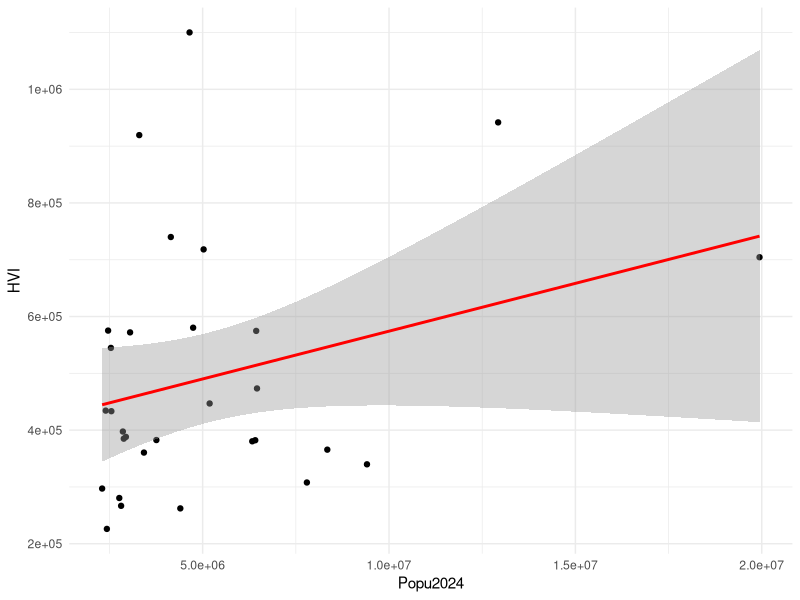

This figure's R source:
## ---- chunk 1
knitr::opts_chunk$set(echo = TRUE)
## ---- chunk 2
library('tidyverse')
library('ggplot2') # the major package for visualization in R
## ---- chunk 3
hvi <- read_csv("zillow_hvi_msa.csv")
## ---- chunk 4
hvi <- read_csv("zillow_hvi_msa.csv",
  col_types = cols(
    RegionName = col_character(),
    StateName  = col_character(),
    RegionID   = col_double(),
    Popu2024   = col_number(),
    .default   = col_double()   # for other columns
  )
)
head(hvi, 3)
## ---- chunk 5
head(hvi, 3)
## ---- chunk 6
hvi_tidy <- hvi %>%
  pivot_longer( # using `pivot_longer` to reshape wide → long
    cols = -c("RegionID", "RegionName", "Popu2024", "StateName"), # keep these 4 as identifier variables (don’t pivot them)
    names_to = "Date",  # old column names (like "1/31/00") become a new column called Date                 
    values_to = "HVI" # the cell values go into a new column called HVI 
    # values_drop_na = TRUE; default as FALSE; if TRUE, will remove rows with missing HVI.
  ) %>%
  mutate(
    Date = as.Date(Date, format = "%m/%d/%y")                   
  )
head(hvi_tidy,3)
## ---- chunk 7
hvi_wide <- hvi_tidy %>%
  pivot_wider(
    names_from = Date,   # expand `Date` to multiple rows 
    values_from = HVI    # extract`HVI` column to those new columns
  )
head(hvi_wide, 3)
## ---- chunk 8
colSums(is.na(hvi_tidy))
## ---- chunk 9
# remove NA then we can see there are 9237 rows afterwards, 3 missing values are removed
hvi_tidy_NA_remove <- hvi_tidy %>% 
  filter(!is.na(HVI))
dim(hvi_tidy_NA_remove)
## ---- chunk 10
# install.packages("skimr") # you only need to install once
library(skimr)
skim(hvi_tidy) # run `skim()` to get a quick overview of the dataset
## ---- chunk 11
ggplot(
  data = hvi_tidy_NA_remove %>%
    filter(Date == as.Date("2025-08-31")),
  aes(x = Popu2024, y = HVI)
) +
  geom_point() +
  geom_smooth(
    method = "lm",
    formula = y ~ x,
    se = TRUE,
    color = "red"
  ) +
  theme_minimal()
